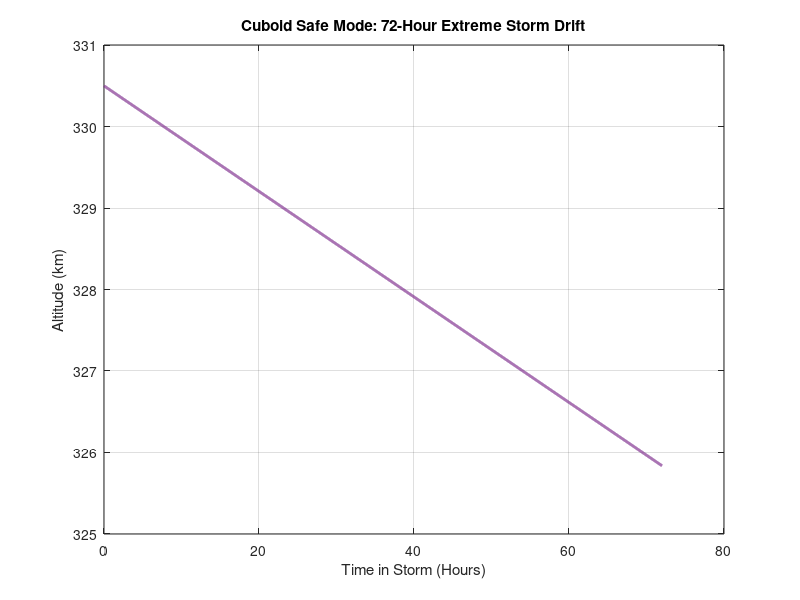
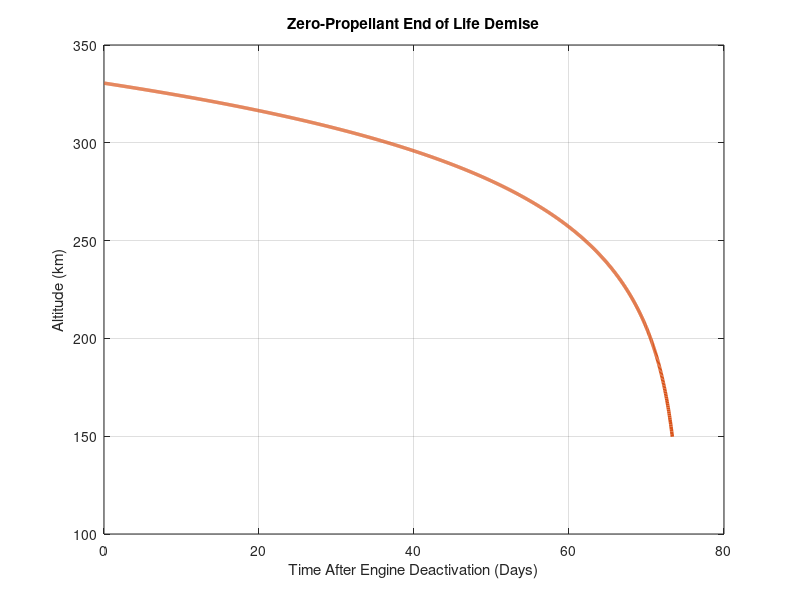

MATLAB code to generate these figures, in order: (Note: this script raises an error after producing the figures.)
% --- Safe Mode Orbital Decay Simulation (72-Hour Storm) ---
% Demonstrates survivability during extreme ap=300 space weather

% 1. Spacecraft & Environment Parameters (UPDATE THESE)
m = 99;                  % UPDATE: Your Cuboid's total wetMass in kg
Aref_feathered = 0.2896;   % UPDATE: Your feathered Aref (use the Cylinder's baseline area)
Cd = 2.38;                % Drag coefficient
rho_storm = 5e-11;       % Extreme storm density at 330km (kg/m^3)

% 2. Orbital Constants
mu = 3.986e14;           % Earth's gravitational constant (m^3/s^2)
Re = 6371e3;             % Earth's radius (m)
alt_initial = 330.5e3;   % Starting altitude (m)
a = Re + alt_initial;    % Initial semi-major axis

% 3. Simulation Setup
time_hours = 72;                 % Duration of extreme storm
dt = 60;                         % 1-minute time steps (seconds)
steps = (time_hours * 3600) / dt; 

altitude_log = zeros(1, steps);
time_log = linspace(0, time_hours, steps);

% Initial Orbital Energy
E_total = -mu / (2 * a);

% 4. Integration Loop
for i = 1:steps
    % Current velocity
    v = sqrt(mu / a); 
    
    % Drag Force (N)
    F_drag = 0.5 * rho_storm * v^2 * Cd * Aref_feathered; 
    
    % Energy lost to drag in this time step (Work = Force * Distance)
    % Distance = velocity * time step
    dE = F_drag * (v * dt); 
    
    % Specific energy update (Energy per kg)
    E_total = E_total - (dE / m); 
    
    % Calculate new semi-major axis and altitude
    a = -mu / (2 * E_total);
    alt_current = a - Re;
    
    % Log the altitude (converted to km)
    altitude_log(i) = alt_current / 1000;
end

% 5. Plotting the Proof
figure('Name', 'Safe Mode Orbital Decay', 'Color', 'w');
plot(time_log, altitude_log, 'LineWidth', 2, 'Color', '#7E2F8E');
grid on; box on;
title('Cuboid Safe Mode: 72-Hour Extreme Storm Drift');
xlabel('Time in Storm (Hours)');
ylabel('Altitude (km)');

%%
% --- End of Life (EoL) Natural Orbital Decay Simulation ---
% Demonstrates compliance with the ESA/FCC 5-Year Deorbit Rule

% 1. Spacecraft Parameters (UPDATE THESE)
m = 99.8;                % EoL Mass (Use Dry Mass if propellant is fully depleted)
Aref_tumbling = 0.2896;     % UPDATE: Use your average tumbling or deployed area (m^2)
Cd = 2.36;               % Drag coefficient

% 2. Orbital Constants
mu = 3.986e14;           % Earth's gravitational constant (m^3/s^2)
Re = 6378e3;             % Earth's radius (m)
alt_current = 330.5e3;   % Starting altitude (m)
alt_burnup = 150e3;      % Destructive re-entry altitude (m)
a = Re + alt_current;    % Initial semi-major axis

% 3. Simulation Setup
dt = 3600;               % 1-hour time steps (faster processing for multi-month sim)
time_elapsed = 0;        % Seconds
max_seconds = 5 * 365.25 * 24 * 3600; % 5 Years maximum

altitude_log = [];
time_log = [];
E_total = -mu / (2 * a);

% 4. Integration Loop (Run until burn-up OR 5 years)
while (alt_current > alt_burnup) && (time_elapsed < max_seconds)
    % Current velocity
    v = sqrt(mu / a); 
    
    % Exponential Atmospheric Density Model (Approximate VLEO Scale Height)
    % Density increases exponentially as altitude drops
    rho = 2e-11 * exp(-(alt_current - 330000) / 45000); 
    
    % Drag Force (N)
    F_drag = 0.5 * rho * v^2 * Cd * Aref_tumbling; 
    
    % Energy lost to drag in this time step
    dE = F_drag * (v * dt); 
    
    % Specific energy update
    E_total = E_total - (dE / m); 
    
    % Calculate new semi-major axis and altitude
    a = -mu / (2 * E_total);
    alt_current = a - Re;
    
    % Step time forward
    time_elapsed = time_elapsed + dt;
    
    % Log the data once per day (86400 seconds) to keep the graph clean
    if mod(time_elapsed, 86400) == 0
        altitude_log(end+1) = alt_current / 1000;
        time_log(end+1) = time_elapsed / 86400; % Convert to days
    end

    % Force-log the final burn-up datapoint after the loop breaks
    altitude_log(end+1) = alt_current / 1000;
    time_log(end+1) = time_elapsed / 86400;
end

% 5. Plotting the Proof
figure('Name', 'EoL Orbital Decay', 'Color', 'w');
plot(time_log, altitude_log, 'LineWidth', 2.5, 'Color', '#D95319');
grid on; box on;
title('Zero-Propellant End of Life Demise');
xlabel('Time After Engine Deactivation (Days)');
ylabel('Altitude (km)');
yline(150, '--r', 'Atmospheric Burn-Up Threshold (150 km)', ...
    'LabelHorizontalAlignment', 'right', 'LineWidth', 1.5);

% Output final tally to command window
disp(['Natural deorbit achieved in: ', num2str(time_log(end)), ' days.']);
